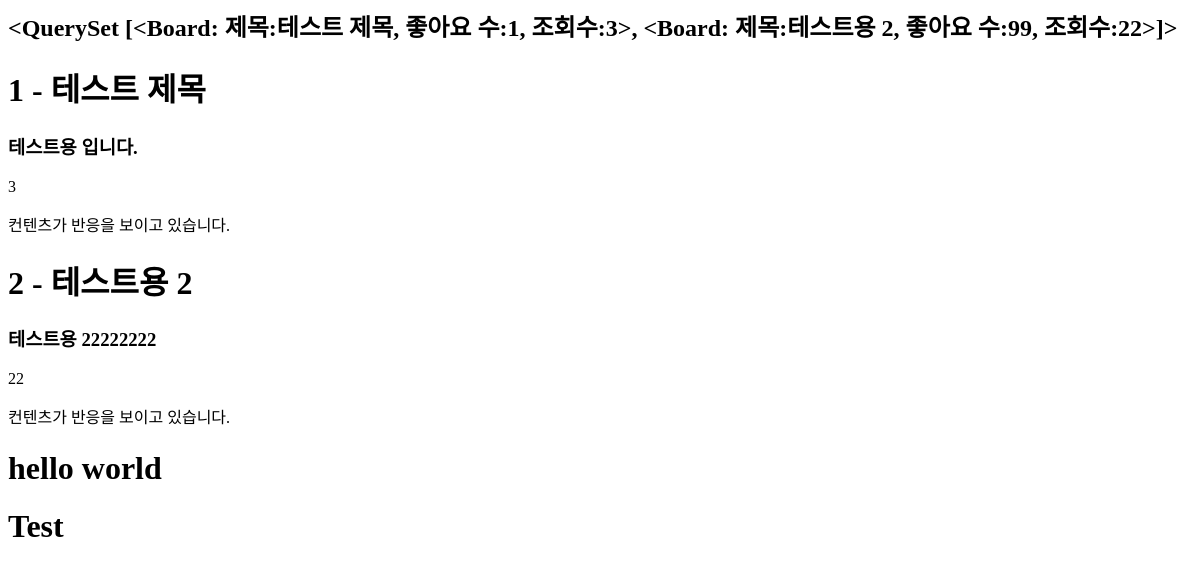
The app's page /sample2/, older data.
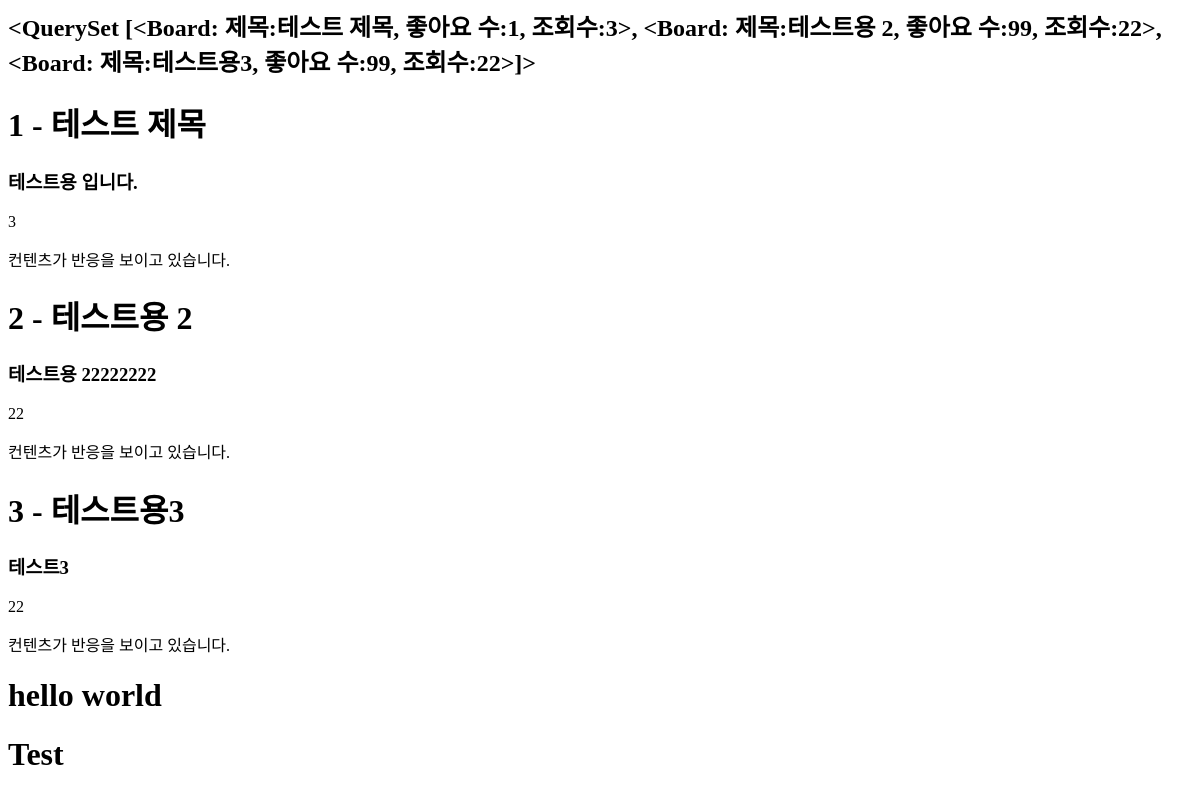
The same page, newer data.
### main/models.py (models this page shows)
class Board(models.Model):
    title = models.CharField(max_length=100)
    like_count = models.IntegerField()
    view_count = models.IntegerField()
    contents = models.TextField()
    def __str__(self):
        return f'제목:{self.title}, 좋아요 수:{self.like_count}, 조회수:{self.view_count}'

### main/views.py (the view)
# urls.py: path('sample2/', sample2)
def sample2(request):
    data = Board.objects.all()
    return render(request, 'sample.html', {'board': data})

### templates/sample.html (shortened to what this page needs)
<h2>{{ board }}</h2>
{% for i in board %}
    <h1>{{ forloop.counter }} - {{ i.title }}</h1>
    <h3>{{ i.contents }}</h3>
    <p>{{ i.view_count }}</p>
    {% if i.view_count > 98 %}
        <p>view 수가 너무 많습니다.</p>
    {% elif i.view_count > 1 %}
        <p>컨텐츠가 반응을 보이고 있습니다.</p>
    {% else %}
        <p>컨텐츠 홍보를 더 해주세요</p>
    {% endif %}
{% endfor %}
{% with value='hello world' %}
    <h1>{{ value }}</h1>
{% endwith %}
<h1>Test</h1>

Row changes from the older to the newer data that the page shows:
computed for Board "테스트 제목": title+like_count+view_count "<QuerySet [<Board: 제목:테스트 제목, 좋아요 수:1, 조회수:3>, <Board: 제목:테스트용 2, 좋아요 수:99, 조회수:22>]>" → "<QuerySet [<Board: 제목:테스트 제목, 좋아요 수:1, 조회수:3>, <Board: 제목:테스트용 2, 좋아요 수:99, 조회수:22>, <Board: 제목:테스트용3, 좋아요 수:99, 조회수:22>]>"
added Board: title "테스트용3", contents "테스트3", view_count "22", shows "컨텐츠가 반응을 보이고 있습니다."
